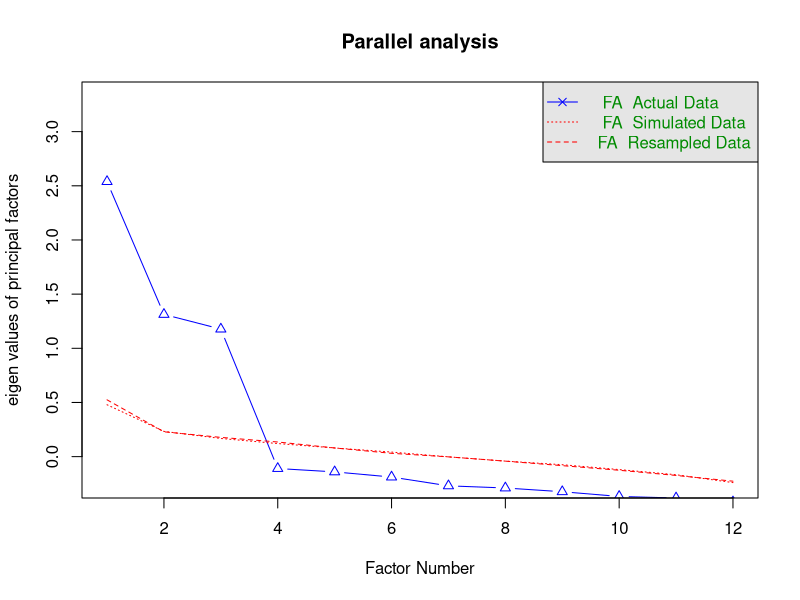
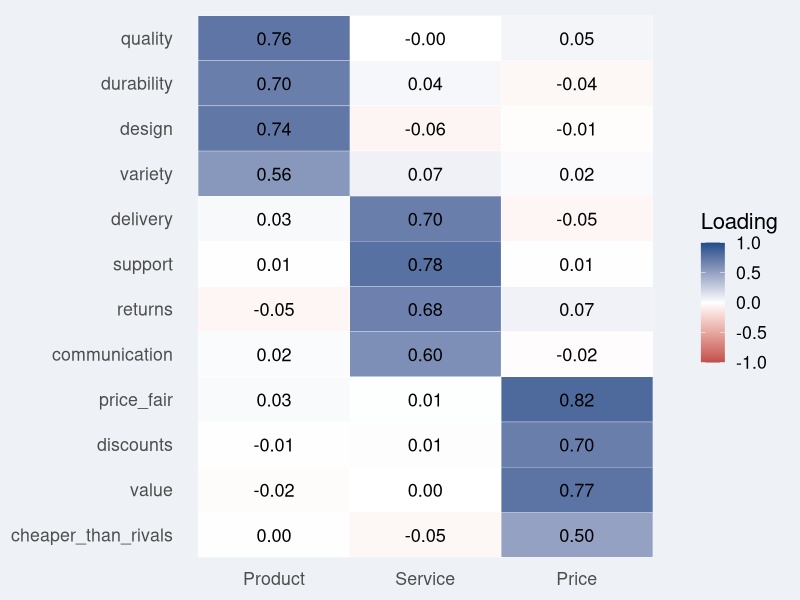

These figures' R source, in order:
## ---- chunk 1
#| label: setup
#| include: false
library(psych)
library(ggplot2)
survey <- read.csv("data/customer_survey.csv")
items  <- survey[, 1:12]
## ---- chunk 2
library(psych)
survey <- read.csv("data/customer_survey.csv")
items  <- survey[, 1:12]          # the 12 rating items

KMO(items)$MSA                    # > 0.6 is acceptable
cortest.bartlett(cor(items), n = nrow(items))$p.value
## ---- chunk 3
#| fig-height: 3.3
#| fig-width: 9
set.seed(1)
pa <- fa.parallel(items, fa = "fa", main = "Parallel analysis")
## ---- chunk 4
fit <- fa(items, nfactors = 3, rotate = "oblimin", fm = "ml")
L <- unclass(fa.sort(fit)$loadings)       # sorted loadings
L[abs(L) < 0.3] <- NA                     # hide small loadings
print(round(L, 2), na.print = "")
## ---- chunk 5
#| echo: false
#| fig-height: 4.4
#| fig-width: 8
#| out-width: "64%"
L <- unclass(fit$loadings)
markers <- c(Product = "quality", Service = "support", Price = "price_fair")
fac_name <- names(markers)[apply(abs(L[markers, ]), 2, which.max)]
names(fac_name) <- colnames(L)
Ld <- as.data.frame(as.table(L))
names(Ld) <- c("item", "factor", "loading")
Ld$factor <- factor(fac_name[as.character(Ld$factor)], levels = names(markers))
Ld$item <- factor(Ld$item, levels = rev(colnames(items)))
ggplot(Ld, aes(factor, item, fill = loading)) +
  geom_tile(colour = "white") +
  geom_text(aes(label = sprintf("%.2f", loading)), size = 4.6) +
  scale_fill_gradient2(low = "#c0504d", mid = "white", high = "#1d4e89", limits = c(-1, 1)) +
  labs(x = NULL, y = NULL, fill = "Loading") +
  theme_minimal(base_size = 16) +
  theme(plot.background = element_rect(fill = "#eef2f7", colour = NA),
        panel.grid = element_blank())
## ---- chunk 6
L <- unclass(fit$loadings)
markers <- c(Product = "quality", Service = "support", Price = "price_fair")
scores <- as.data.frame(fit$scores)
# name each factor after its clearest item (step 5)
colnames(scores) <- names(markers)[apply(abs(L[markers, colnames(scores)]), 2, which.max)]
model <- lm(survey$satisfaction ~ Product + Service + Price, data = scores)
round(summary(model)$coefficients, 3)
## ---- chunk 7
big5 <- bfi[, 1:25]
KMO(big5)$MSA
cortest.bartlett(cor(big5, use = "pairwise"), n = nrow(big5))$p.value
f5 <- fa(big5, nfactors = 5, rotate = "oblimin")
L5 <- unclass(f5$loadings)
apply(L5, 2, function(x) paste(rownames(L5)[abs(x) > 0.4], collapse = ", "))
